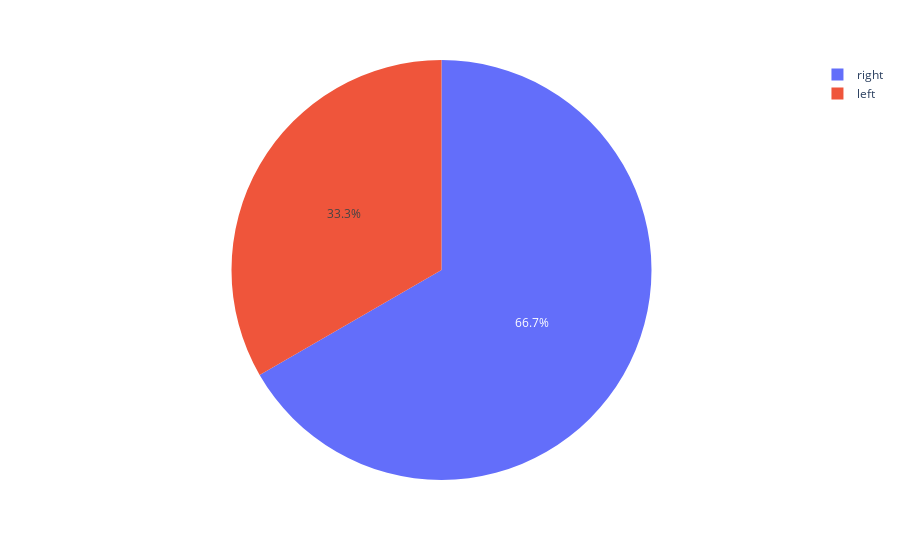

Notebook source saved alongside this figure:
### Code cell
#右と左の割合をグラフ化するならこんな感じ
import plotly.express as px
import pandas as pd

df = pd.DataFrame({
    'time':[0, 0.5, 1.7, 3.3, 4.5, 6.1],
    'detect_count':[1,1,1,1,1,1],
    'direction':['right','left','right','left','right','right']
})
fig = px.pie(df, values='detect_count', names='direction')
fig.show()

### Figure 1 — Plotly figure (JSON) as saved in the notebook; plotly's stock layout.template omitted (floating-point values rounded to 4 significant figures)
{"data": [{"domain": {"x": [0, 1], "y": [0, 1]}, "hovertemplate": "direction=%{label}<br>detect_count=%{value}<extra></extra>", "labels": ["right", "left", "right", "left", "right", "right"], "legendgroup": "", "name": "", "showlegend": true, "type": "pie", "values": [1, 1, 1, 1, 1, 1]}], "layout": {"legend": {"tracegroupgap": 0}, "margin": {"t": 60}}}
